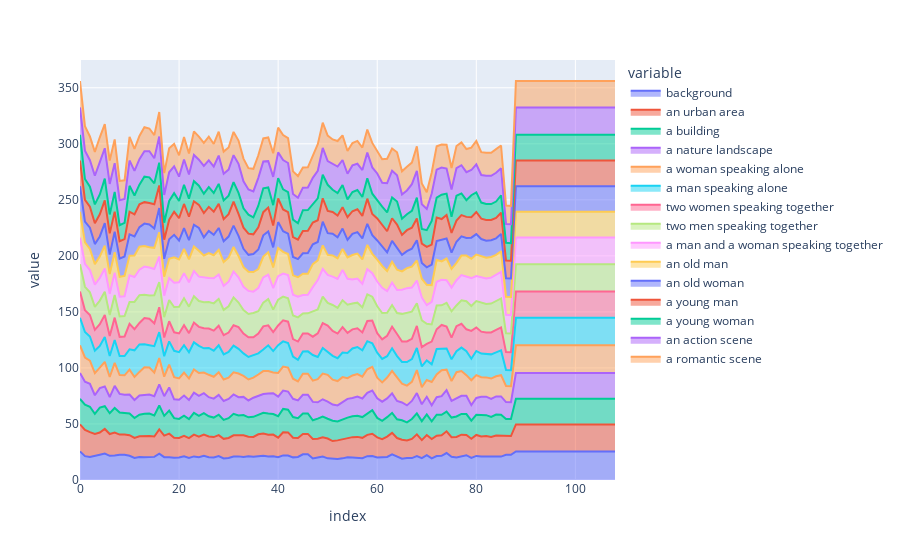

The notebook cell this image was saved under:
### Code cell
clip.show_preds_area(preds)
